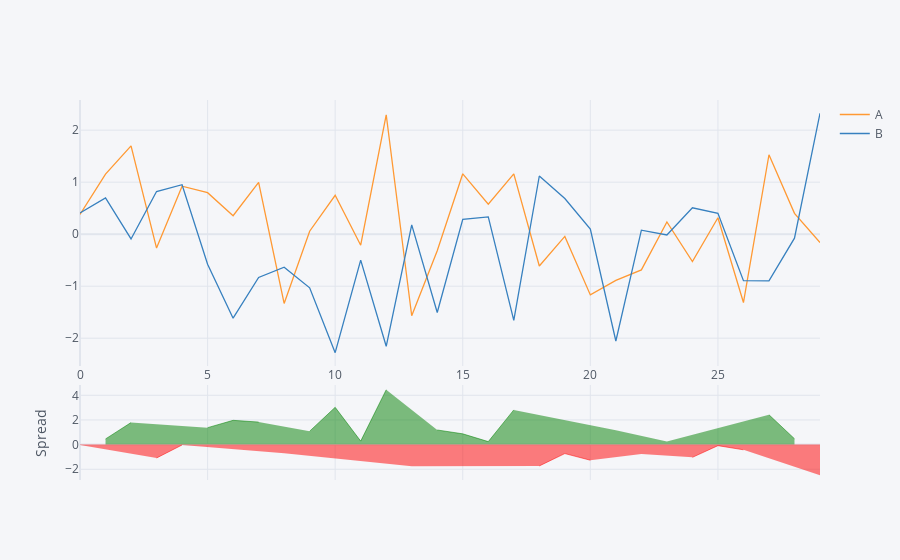

Source (notebook cell):
### Code cell
df[['A','B']].iplot(kind='spread')

### Figure 1 — Plotly figure (JSON) as saved in the notebook; plotly's stock layout.template omitted (floating-point values rounded to 4 significant figures)
{"data": [{"line": {"color": "rgba(255, 153, 51, 1.0)", "dash": "solid", "shape": "linear", "width": 1.3}, "mode": "lines", "name": "A", "text": "", "type": "scatter", "x": [0, 1, 2, 3, 4, 5, 6, 7, 8, 9, 10, 11, 12, 13, 14, 15, 16, 17, 18, 19, 20, 21, 22, 23, 24, 25, 26, 27, 28, 29], "y": [0.379, 1.155, 1.697, -0.2681, 0.9223, 0.7984, 0.3546, 0.9978, -1.332, 0.05666, 0.7479, -0.2125, 2.296, -1.568, -0.3177, 1.161, 0.5755, 1.159, -0.6118, -0.04215, -1.167, -0.8889, -0.6874, 0.2349, -0.5268, 0.3161, -1.315, 1.527, 0.4007, -0.1616]}, {"line": {"color": "rgba(55, 128, 191, 1.0)", "dash": "solid", "shape": "linear", "width": 1.3}, "mode": "lines", "name": "B", "text": "", "type": "scatter", "x": [0, 1, 2, 3, 4, 5, 6, 7, 8, 9, 10, 11, 12, 13, 14, 15, 16, 17, 18, 19, 20, 21, 22, 23, 24, 25, 26, 27, 28, 29], "y": [0.406, 0.696, -0.09187, 0.8196, 0.9511, -0.5766, -1.615, -0.8312, -0.6361, -1.032, -2.279, -0.4992, -2.156, 0.1798, -1.505, 0.2854, 0.3314, -1.658, 1.118, 0.6862, 0.09839, -2.054, 0.07695, -0.01478, 0.5067, 0.402, -0.8929, -0.896, -0.07704, 2.324]}, {"connectgaps": false, "fill": "tozeroy", "line": {"color": "green", "dash": "solid", "shape": "linear", "width": 0.5}, "mode": "lines", "name": "Spread", "showlegend": false, "type": "scatter", "x": [0, 1, 2, 3, 4, 5, 6, 7, 8, 9, 10, 11, 12, 13, 14, 15, 16, 17, 18, 19, 20, 21, 22, 23, 24, 25, 26, 27, 28, 29], "xaxis": "x2", "y": ["", 0.4593, 1.789, "", "", 1.375, 1.969, 1.829, "", 1.089, 3.026, 0.2868, 4.451, "", 1.188, 0.8752, 0.2442, 2.817, "", "", "", 1.165, "", 0.2497, "", "", "", 2.423, 0.4777, ""], "yaxis": "y2"}, {"connectgaps": false, "fill": "tozeroy", "line": {"color": "red", "dash": "solid", "shape": "linear", "width": 0.5}, "mode": "lines", "name": "Spread", "showlegend": false, "type": "scatter", "x": [0, 1, 2, 3, 4, 5, 6, 7, 8, 9, 10, 11, 12, 13, 14, 15, 16, 17, 18, 19, 20, 21, 22, 23, 24, 25, 26, 27, 28, 29], "xaxis": "x2", "y": [-0.02695, "", "", -1.088, -0.02876, "", "", "", -0.696, "", "", "", "", -1.747, "", "", "", "", -1.73, -0.7284, -1.266, "", -0.7644, "", -1.033, -0.08593, -0.4217, "", "", -2.485], "yaxis": "y2"}], "layout": {"hovermode": "x", "legend": {"bgcolor": "#F5F6F9", "font": {"color": "#4D5663"}}, "paper_bgcolor": "#F5F6F9", "plot_bgcolor": "#F5F6F9", "title": {"font": {"color": "#4D5663"}}, "xaxis": {"gridcolor": "#E1E5ED", "showgrid": true, "tickfont": {"color": "#4D5663"}, "title": {"font": {"color": "#4D5663"}, "text": ""}, "zerolinecolor": "#E1E5ED"}, "xaxis2": {"anchor": "y2", "gridcolor": "#E1E5ED", "showgrid": true, "showticklabels": false, "tickfont": {"color": "#4D5663"}, "title": {"font": {"color": "#4D5663"}, "text": ""}, "zerolinecolor": "#E1E5ED"}, "yaxis": {"domain": [0.3, 1], "gridcolor": "#E1E5ED", "showgrid": true, "tickfont": {"color": "#4D5663"}, "title": {"font": {"color": "#4D5663"}, "text": ""}, "zerolinecolor": "#E1E5ED"}, "yaxis2": {"domain": [0, 0.25], "gridcolor": "#E1E5ED", "showgrid": true, "tickfont": {"color": "#4D5663"}, "title": {"font": {"color": "#4D5663"}, "text": "Spread"}, "zerolinecolor": "#E1E5ED"}}}
